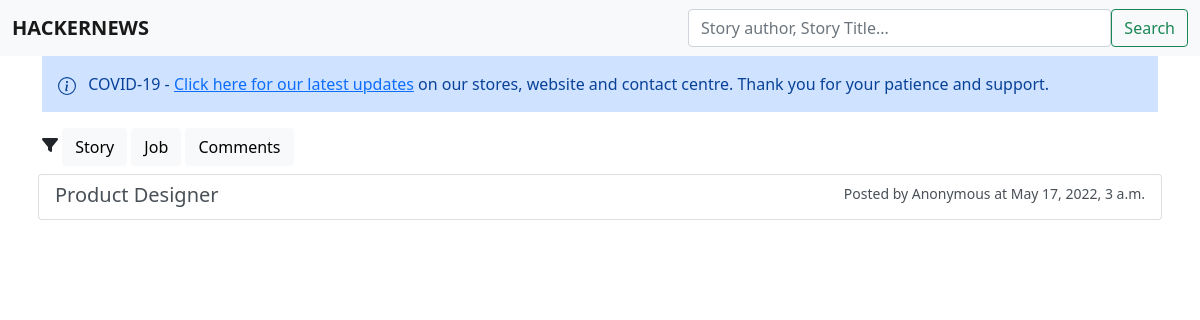
Screenshot of /jobs/ with the database file from the repository.
### topnews/models.py (models this page shows, shortened)
class Job(models.Model):
    job_poster = models.CharField(
        max_length=50, null=True, default='Anonymous')
    job_title = models.CharField(max_length=200, null=True)
    item_type = models.CharField(
        max_length=50, choices=NEWS_TYPE, default='job')
    job_link = models.URLField(max_length=200, null=True, blank=True)
    created = models.DateTimeField(blank=True, default=timezone.now)

### topnews/views.py (the view)
# urls.py: path('jobs/', views.jobs, name='jobs'),
def jobs(request):
    my_jobs = Job.objects.all().order_by('-created')
    page = request.GET.get('page', 1)
    paginator = Paginator(my_jobs, 15)
    try:
        myjobs = paginator.page(page)
    except PageNotAnInteger:
        myjobs = paginator.page(1)
    except EmptyPage:
        myjobs = paginator.page(paginator.num_pages)
    context= {"my_jobs":myjobs, 'total_jobs':my_jobs.count()}
    return render(request, 'topnews/jobs.html', context)

### templates/topnews/jobs.html (shortened to what this page needs)
{% extends 'topnews/base.html' %}
{% block content %}
{% if total_jobs > 0 %}
{% for job in my_jobs %}
<div class="container p-2">
    <div class="list-group">
        <a href="" class="list-group-item list-group-item-action" aria-current="true">
          <div class="d-flex w-100 justify-content-between">
            <h5 class="mb-1">{{ job.job_title }}</h5>
            <small>Posted by {{ job.job_poster }} at {{ job.created }}</small>
          </div>
        </a>
    </div>
</div>
{% endfor %}
{% else %}
<p class="container">No available jobs</p>
{% endif %}
{% endblock %}

### rows the page displays
Job: job_title "Product Designer", job_poster "Anonymous", created "May 17, 2022, 3 a.m."
